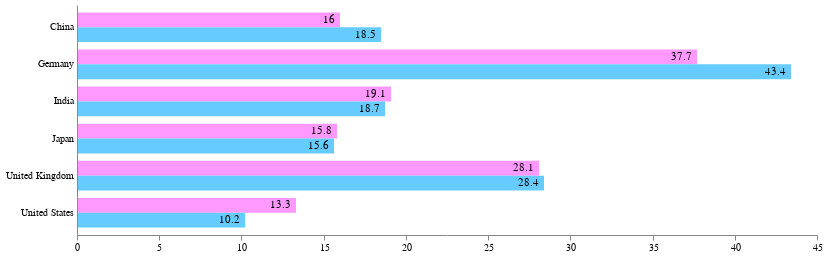

The Vega-Lite source for this figure:
### Vega specification from a JSON file in a GitHub repository (floating-point values rounded to 4 significant figures)
{"$schema": "https://vega.github.io/schema/vega/v5.json", "description": "A basic grouped bar chart example.", "width": 740, "height": 230, "padding": 5, "data": [{"name": "table", "values": [{"category": "China", "group": "Import", "value": 16}, {"category": "China", "group": "Export", "value": 18.5}, {"category": "Germany", "group": "Import", "value": 37.7}, {"category": "Germany", "group": "Export", "value": 43.4}, {"category": "India", "group": "Import", "value": 19.1}, {"category": "India", "group": "Export", "value": 18.7}, {"category": "Japan", "group": "Import", "value": 15.8}, {"category": "Japan", "group": "Export", "value": 15.6}, {"category": "United Kingdom", "group": "Import", "value": 28.1}, {"category": "United Kingdom", "group": "Export", "value": 28.4}, {"category": "United States", "group": "Import", "value": 13.3}, {"category": "United States", "group": "Export", "value": 10.2}]}], "scales": [{"name": "yscale", "type": "band", "domain": {"data": "table", "field": "category"}, "range": "height", "padding": 0.2}, {"name": "xscale", "type": "linear", "domain": {"data": "table", "field": "value"}, "range": "width", "round": true, "zero": true, "nice": true}, {"name": "color", "type": "ordinal", "domain": {"data": "table", "field": "group"}, "range": ["#FF99FF", "#66CCFF"]}], "axes": [{"orient": "left", "scale": "yscale", "tickSize": 0, "labelPadding": 4, "zindex": 1}, {"orient": "bottom", "scale": "xscale"}], "marks": [{"type": "group", "from": {"facet": {"data": "table", "name": "facet", "groupby": "category"}}, "encode": {"enter": {"y": {"scale": "yscale", "field": "category"}}}, "signals": [{"name": "height", "update": "bandwidth('yscale')"}], "scales": [{"name": "pos", "type": "band", "range": "height", "domain": {"data": "facet", "field": "group"}}], "marks": [{"name": "bars", "from": {"data": "facet"}, "type": "rect", "encode": {"enter": {"y": {"scale": "pos", "field": "group"}, "height": {"scale": "pos", "band": 1}, "x": {"scale": "xscale", "field": "value"}, "x2": {"scale": "xscale", "value": 0}, "fill": {"scale": "color", "field": "group"}}}}, {"type": "text", "from": {"data": "bars"}, "encode": {"enter": {"x": {"field": "x2", "offset": -5}, "y": {"field": "y", "offset": {"field": "height", "mult": 0.5}}, "fill": [{"test": "contrast('white', datum.fill) > contrast('black', datum.fill)", "value": "white"}, {"value": "black"}], "align": {"value": "right"}, "baseline": {"value": "middle"}, "text": {"field": "datum.value"}}}}]}]}
